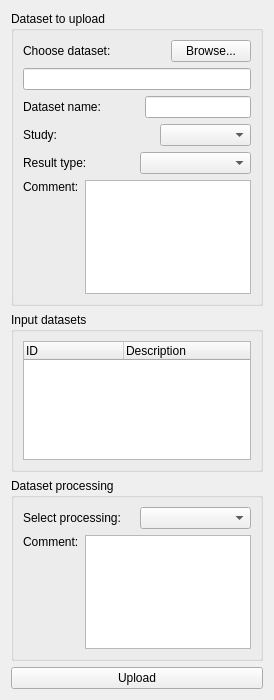
<?xml version="1.0" encoding="UTF-8"?>
<ui version="4.0">
 <class>QtShanoirUpload</class>
 <widget class="QWidget" name="QtShanoirUpload">
  <property name="geometry">
   <rect>
    <x>0</x>
    <y>0</y>
    <width>274</width>
    <height>700</height>
   </rect>
  </property>
  <property name="minimumSize">
   <size>
    <width>0</width>
    <height>700</height>
   </size>
  </property>
  <property name="maximumSize">
   <size>
    <width>16777215</width>
    <height>16777215</height>
   </size>
  </property>
  <property name="windowTitle">
   <string>Form</string>
  </property>
  <layout class="QGridLayout" name="gridLayout_4">
   <item row="0" column="0">
    <widget class="QGroupBox" name="groupBox_3">
     <property name="minimumSize">
      <size>
       <width>0</width>
       <height>260</height>
      </size>
     </property>
     <property name="maximumSize">
      <size>
       <width>300</width>
       <height>16777215</height>
      </size>
     </property>
     <property name="title">
      <string>Dataset to upload</string>
     </property>
     <layout class="QGridLayout" name="gridLayout_3">
      <item row="0" column="0">
       <layout class="QHBoxLayout" name="horizontalLayout_4">
        <item>
         <widget class="QLabel" name="label_4">
          <property name="text">
           <string>Choose dataset:</string>
          </property>
         </widget>
        </item>
        <item>
         <spacer name="horizontalSpacer_4">
          <property name="orientation">
           <enum>Qt::Horizontal</enum>
          </property>
          <property name="sizeHint" stdset="0">
           <size>
            <width>40</width>
            <height>20</height>
           </size>
          </property>
         </spacer>
        </item>
        <item>
         <widget class="QPushButton" name="browsePushButton">
          <property name="text">
           <string>Browse...</string>
          </property>
          <property name="icon">
           <iconset resource="../Resources/qtshanoir.qrc">
            <normaloff>:/Images/examination.16x16.png</normaloff>:/Images/examination.16x16.png</iconset>
          </property>
         </widget>
        </item>
       </layout>
      </item>
      <item row="1" column="0">
       <widget class="QLineEdit" name="datasetPathLineEdit">
        <property name="readOnly">
         <bool>true</bool>
        </property>
       </widget>
      </item>
      <item row="2" column="0">
       <layout class="QHBoxLayout" name="horizontalLayout_5">
        <item>
         <widget class="QLabel" name="label_5">
          <property name="text">
           <string>Dataset name:</string>
          </property>
         </widget>
        </item>
        <item>
         <spacer name="horizontalSpacer_3">
          <property name="orientation">
           <enum>Qt::Horizontal</enum>
          </property>
          <property name="sizeHint" stdset="0">
           <size>
            <width>40</width>
            <height>20</height>
           </size>
          </property>
         </spacer>
        </item>
        <item>
         <widget class="QLineEdit" name="datasetNameLineEdit"/>
        </item>
       </layout>
      </item>
      <item row="3" column="0">
       <layout class="QHBoxLayout" name="horizontalLayout">
        <item>
         <widget class="QLabel" name="label">
          <property name="text">
           <string>Study:</string>
          </property>
         </widget>
        </item>
        <item>
         <spacer name="horizontalSpacer">
          <property name="orientation">
           <enum>Qt::Horizontal</enum>
          </property>
          <property name="sizeType">
           <enum>QSizePolicy::Preferred</enum>
          </property>
          <property name="sizeHint" stdset="0">
           <size>
            <width>40</width>
            <height>20</height>
           </size>
          </property>
         </spacer>
        </item>
        <item>
         <widget class="QComboBox" name="studyComboBox"/>
        </item>
       </layout>
      </item>
      <item row="4" column="0">
       <layout class="QHBoxLayout" name="horizontalLayout_7">
        <item>
         <widget class="QLabel" name="label_7">
          <property name="text">
           <string>Result type:</string>
          </property>
         </widget>
        </item>
        <item>
         <widget class="QComboBox" name="resultTypeComboBox"/>
        </item>
       </layout>
      </item>
      <item row="5" column="0">
       <layout class="QHBoxLayout" name="horizontalLayout_6">
        <item>
         <layout class="QVBoxLayout" name="verticalLayout_2">
          <item>
           <widget class="QLabel" name="label_6">
            <property name="text">
             <string>Comment:</string>
            </property>
           </widget>
          </item>
          <item>
           <spacer name="verticalSpacer_3">
            <property name="orientation">
             <enum>Qt::Vertical</enum>
            </property>
            <property name="sizeHint" stdset="0">
             <size>
              <width>20</width>
              <height>40</height>
             </size>
            </property>
           </spacer>
          </item>
         </layout>
        </item>
        <item>
         <widget class="QTextEdit" name="datasetCommentTextEdit"/>
        </item>
       </layout>
      </item>
     </layout>
    </widget>
   </item>
   <item row="2" column="0">
    <widget class="QGroupBox" name="groupBox">
     <property name="minimumSize">
      <size>
       <width>0</width>
       <height>160</height>
      </size>
     </property>
     <property name="maximumSize">
      <size>
       <width>300</width>
       <height>16777215</height>
      </size>
     </property>
     <property name="title">
      <string>Input datasets</string>
     </property>
     <layout class="QGridLayout" name="gridLayout">
      <item row="0" column="0">
       <widget class="QTreeWidget" name="inputDataTreeWidget">
        <column>
         <property name="text">
          <string>ID</string>
         </property>
        </column>
        <column>
         <property name="text">
          <string>Description</string>
         </property>
        </column>
       </widget>
      </item>
     </layout>
    </widget>
   </item>
   <item row="4" column="0">
    <widget class="QGroupBox" name="groupBox_2">
     <property name="minimumSize">
      <size>
       <width>0</width>
       <height>160</height>
      </size>
     </property>
     <property name="maximumSize">
      <size>
       <width>300</width>
       <height>16777215</height>
      </size>
     </property>
     <property name="title">
      <string>Dataset processing</string>
     </property>
     <layout class="QGridLayout" name="gridLayout_2">
      <item row="0" column="0">
       <layout class="QHBoxLayout" name="horizontalLayout_2">
        <item>
         <widget class="QLabel" name="label_2">
          <property name="text">
           <string>Select processing:</string>
          </property>
         </widget>
        </item>
        <item>
         <widget class="QComboBox" name="processingComboBox"/>
        </item>
       </layout>
      </item>
      <item row="1" column="0">
       <layout class="QHBoxLayout" name="horizontalLayout_3">
        <item>
         <layout class="QVBoxLayout" name="verticalLayout">
          <item>
           <widget class="QLabel" name="label_3">
            <property name="text">
             <string>Comment:</string>
            </property>
           </widget>
          </item>
          <item>
           <spacer name="verticalSpacer">
            <property name="orientation">
             <enum>Qt::Vertical</enum>
            </property>
            <property name="sizeHint" stdset="0">
             <size>
              <width>20</width>
              <height>40</height>
             </size>
            </property>
           </spacer>
          </item>
         </layout>
        </item>
        <item>
         <widget class="QTextEdit" name="processingCommentTextEdit"/>
        </item>
       </layout>
      </item>
     </layout>
    </widget>
   </item>
   <item row="5" column="0">
    <widget class="QPushButton" name="uploadPushButton">
     <property name="maximumSize">
      <size>
       <width>300</width>
       <height>16777215</height>
      </size>
     </property>
     <property name="text">
      <string>Upload</string>
     </property>
    </widget>
   </item>
   <item row="1" column="0">
    <spacer name="verticalSpacer_2">
     <property name="orientation">
      <enum>Qt::Vertical</enum>
     </property>
     <property name="sizeHint" stdset="0">
      <size>
       <width>20</width>
       <height>40</height>
      </size>
     </property>
    </spacer>
   </item>
   <item row="3" column="0">
    <spacer name="verticalSpacer_4">
     <property name="orientation">
      <enum>Qt::Vertical</enum>
     </property>
     <property name="sizeHint" stdset="0">
      <size>
       <width>20</width>
       <height>40</height>
      </size>
     </property>
    </spacer>
   </item>
  </layout>
 </widget>
 <resources>
  <include location="../Resources/qtshanoir.qrc"/>
 </resources>
 <connections/>
</ui>
